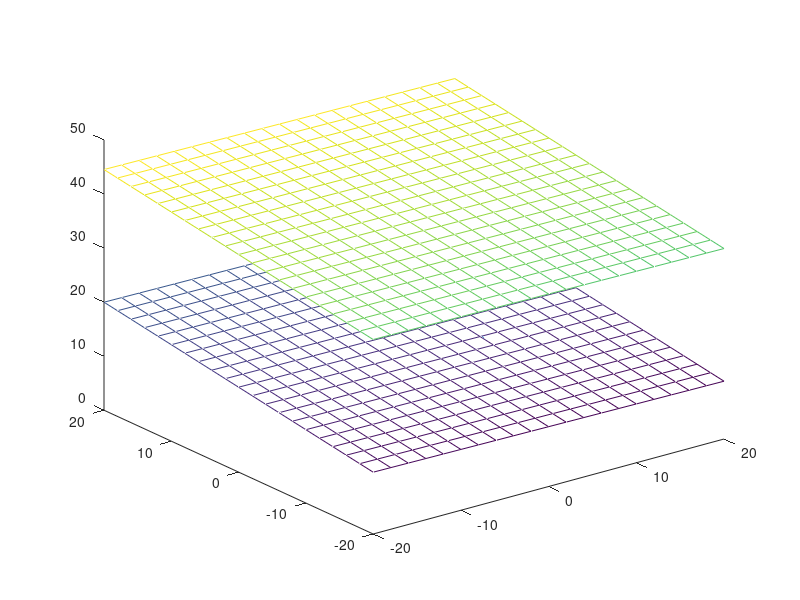

Write the MATLAB code that produced this figure. (Note: this script raises an error after producing the figure.)

% CVPR 2012 Paper Matlab Code
% Title: A Theory of Multi-Layer Flat Refractive Geometry
% Authors: Amit Agrawal, Srikumar Ramalingam, Yuichi Taguchi, Visesh Chari

% In this code, we generate simulation data for Case2. Then we use the
% forward projection equation to compute the projection of 3D points and
% show that it matches the original image projection

% Case 2 (Air-Medium-Air)

clear all;close all;clc;

mu = 1.5 ; % refractive index of medium

fprintf('Testing Forward Projection for Case 2: Air-Medium-Air\n')

fprintf('Case 2: Air-Medium-Air. Refractive index of medium = %f\n',mu);

COP = [0;0;0];  % Camera coordinate system is origin

% generate a flat refractive layer at distance d0
d0 = 15;
d1 = 24; % thickness of medium

% generate random normal of the flat refractive layer
n = [randn(1)*0.3 ; randn(1)*0.3 ; -1 + randn(1)*0.3];
n = n/sqrt(n'*n);
if(n(3)>=0)
    n = -n;
end


% display
figure;plot3(COP(1),COP(2),COP(3),'k-*');hold on;
[xx,yy] = meshgrid(-20:2:20,-20:2:20);
zz = (-d0 - n(1)*xx - n(2)*yy)/n(3);
mesh(xx,yy,zz);hold on
zz = (-(d0+d1) - n(1)*xx - n(2)*yy)/n(3);
mesh(xx,yy,zz);hold on




% Now we generate image points and find the final refracted ray working
% from the camera.
Ntrial = 100;
fprintf('Testing %d feature points\n',Ntrial);

for trial = 1:Ntrial
    
    % generate random image feature point in normalized coordinate system
    x2D = rand(2,1) - 0.5;
    
    rayD = [x2D ; 1];
    
    %find intersection of this ray with the flat refracting plane
    lamda = -d0/(n'*rayD);
    
    % lamda should be > 0 so that 3D point is in front
    while(lamda < 0)
        x2D = rand(2,1) - 0.5;
        rayD = [x2D ; 1];
        %find intersection of this ray with the flat plane
        % lamda*vi should lie on the plane
        lamda = -d0/(n'*rayD);
    end
    
    q = lamda*rayD; % q lies on flat refracting plane
    line([COP(1) ; q(1)], [COP(2) ; q(2)],[COP(3) ; q(3)] ,'LineWidth', 2 );hold on;
    
    vi = q;  % the direction for camera ray
    
    % find refracted ray
    v2 = RefractedRay(vi,n,1,mu);
    
    % find point q2 on second layer.
    q2 = q - d1*v2/(v2'*n);
    
    line([q2(1) ; q(1)], [q2(2) ; q(2)],[q2(3) ; q(3)] ,'LineWidth', 2 );hold on;
    
    % final refracted ray will have same direction as vi
    %find a 3D point on this ray at some random distance
    fac = abs(20 + 10*rand(1));
    p = q2 + fac*vi/norm(vi);
    
    
    plot3(p(1),p(2),p(3),'g-s');hold on;
    line([p(1) ; q2(1)], [p(2) ; q2(2)],[p(3) ; q2(3)] ,'LineWidth', 2 );
    
    % now we solve the forward projection equation to find the image
    % projection of this 3D point
    M = SolveForwardProjectionCase2(d1,n,mu,p);
    
    imageProj = [M(1)/M(3); M(2)/M(3)];
    
    % the image projection should match the original feature point
    ee(trial,1) = sum(abs(imageProj - x2D));
    
end

figure;plot(ee);title('error between ground truth and computed projection using AFP');


fprintf('mean error between ground truth feature point and computed projection using AFP = %f\n',mean(ee));















